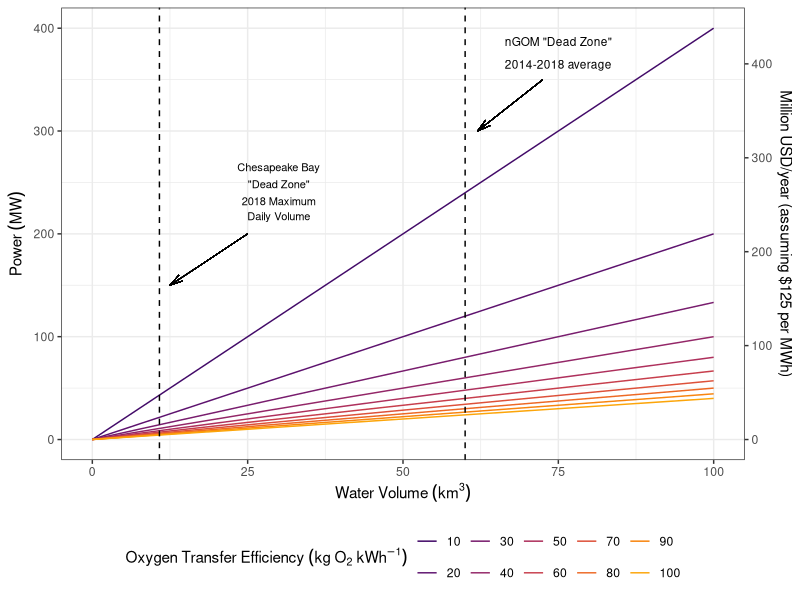

Write R code to recreate this figure.
# Script to build Figure 7 in "Alleviating hypoxia through induced downwelling"

# Back-of-the-envelope calculations to understand scaling from OTE results to real world systems
# Written by David Koweek on 30 April 2019
# Updated on 6 May 2019
# Key idea: Downwelling > Respiration (per m^2) / water depth (m)


#----Initialize_workspace----

#Load necessary packages
library(tidyverse)
library(viridis)

#----Set_model_parameters----

#Water body dimensions
depth <- 10 #m

log_V <- seq(6, 11, length.out = 10) #log 10 of m^3

m3_per_km3 <- 1e9

#Respiratory demand
RQ <- 1 # delta CO2/-delta O2

R_CO2 <- 300 #mmol C/m^2/d (~average estuarine respiration condition (Hopkinson and Smith 2005))

R_O2 <- R_CO2 / RQ #mmol O2/m^2/d

R_O2 <- R_O2 / 1000 / 24 #mol O2/m^2/hr

R_O2_depth_avg <- R_O2 / depth #mol O2/m^3/hr

#Downwelling conditions
OTE <- seq(10, 100, by = 10) #kg O2/kWh (~upper and lower bounds of OTE modeling exercise)

O2_molar_mass <- 32/1000 #kg O2/mol O2

OTE_molar <- OTE / O2_molar_mass #mol O2/kWh

#Cost of energy

USD_kWh <- .125 #USD/kWh
USD_MWh <- USD_kWh * 1000 #USD/MWh

hours_per_year <- 8760 #hr/year

dollars_per_million <- 1e6

# Estuarine test cases
nGOM_hypoxic_volume <- 60 #km^3 (5-year areal average of ~15000 km^2 -> 60 km^3 in Scavia et al. 2018)

chesapeake_bay_hypoxic_volume <- 10.8 #km^3

#----Calculate_model_conditions----
downwelling_scaled_df <-
  expand.grid(
    log_V,
    OTE_molar
  ) %>% 
  rename(log_V = Var1,
         OTE_molar = Var2) %>% 
  mutate(V = 10^log_V, #m^3
         unit_power = R_O2_depth_avg / OTE_molar, #kW/m^3
         unit_cost = (unit_power * m3_per_km3 / 1000) * USD_MWh, # kW/m^3 * m^3/km^3 * MW/kW * USD/MW*h = USD/km^3*h
         power = unit_power * V,  #kW
         power = power / 1000 #MW
        ) 

#----Plot_data----
downwelling_scaled_plot <- 
  downwelling_scaled_df %>% 
  ggplot(aes(x = V / m3_per_km3,
             y = power)) +
  geom_path(aes(colour = as.factor(OTE_molar))) +
  scale_x_continuous(name = expression(Water~Volume~(km^3))) +
  scale_y_continuous(name = expression(Power~(MW)),
                     sec.axis = sec_axis(~.*USD_MWh * hours_per_year / dollars_per_million,
                                         name = paste("Million USD/year (assuming $", USD_MWh, " per MWh)", sep = ""))) +
  scale_colour_viridis(option = "B",
                       discrete = TRUE,
                       begin = 0.2,
                       end = 0.8,
                       name = expression(Oxygen~Transfer~Efficiency~(kg~O[2]~kWh^{-1})),
                       breaks = OTE_molar,
                       labels = as.character(OTE)) +
  #Add annotations for hypoxic water bodies
  #Northern Gulf of Mexico
  geom_vline(xintercept = nGOM_hypoxic_volume,
             linetype = "dashed") +
  annotate("text",
           x = 75,
           y = 3.75e2,
           label = expression(atop("nGOM \"Dead Zone\"", "2014-2018 average")),
           size = 3) +
  geom_segment(aes(x = 72.5,
                   xend = 62,
                   y = 3.5e2,
                   yend = 3e2),
               arrow = arrow(angle = 15,
                             length = unit(0.03, "npc")),
               size = 0.25) +
  #Chesapeake Bay
  geom_vline(xintercept = chesapeake_bay_hypoxic_volume,
             linetype = "dashed") +
  annotate("text",
           x = 30,
           y = 2.4e2,
           label = expression(atop(atop("Chesapeake Bay", "\"Dead Zone\""), atop("2018 Maximum", "Daily Volume"))),
           size = 4) +
  geom_segment(aes(x = 25,
                   xend = 12.5,
                   y = 2e2,
                   yend = 1.5e2),
               arrow = arrow(angle = 15,
                             length = unit(0.03, "npc")),
               size = 0.25) +
  theme_bw() +
  theme(legend.direction = "horizontal", 
        legend.position = "bottom")

#----Export_plot----

ggsave(filename = "figures/figure_7.pdf",
       plot = downwelling_scaled_plot,
       device = "pdf",
       width = 8,
       height = 5,
       units = "in")


